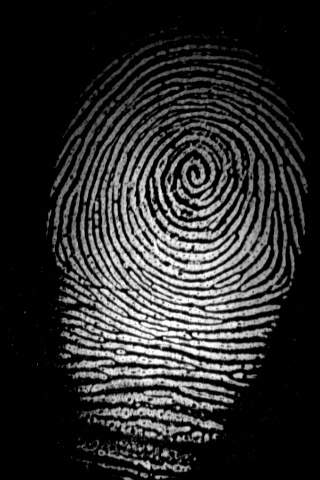
#> input picture backend/data/patients/3fbf52e6-f358-40b8-b9f0-7a81cb91d736/left_index.jpg, 320 x 480 px
$ python -i ridge_counter.py   (imports and definitions only)
#> lines starting #> are read from the running program, lines starting #| are printed output that depends on the picture; after the words box and inside, x2 and y2 are one past the last pixel; in counts of white or black regions, pixels touching at a corner belong together
#> further down, picture is the input picture: shape (480, 320, 3); min 0, max 255, mean 44.9
import os
import sys
import cv2
import numpy as np

# Setup import paths dynamically to prevent hyphen-related import issues
BASE_DIR = os.path.dirname(os.path.dirname(os.path.dirname(os.path.abspath(__file__))))
AIML_DIR = os.path.join(BASE_DIR, "AI-ML")

if AIML_DIR not in sys.path:
    sys.path.append(AIML_DIR)

# AI-ML preprocessing and detection disabled to remove PyTorch model dependencies
HAS_DETECTOR = False

def get_line_pixels(p1: tuple[int, int], p2: tuple[int, int]) -> list[tuple[int, int]]:
    """Generates all pixel coordinates along a line from p1 to p2 using Bresenham's algorithm."""
    x1, y1 = p1
    x2, y2 = p2
    points = []
    dx = abs(x2 - x1)
    dy = abs(y2 - y1)
    x, y = x1, y1
    sx = 1 if x1 < x2 else -1
    sy = 1 if y1 < y2 else -1

    if dx > dy:
        err = dx / 2.0
        while x != x2:
            points.append((x, y))
            err -= dy
            if err < 0:
                y += sy
                err += dx
            x += sx
    else:
        err = dy / 2.0
        while y != y2:
            points.append((x, y))
            err -= dx
            if err < 0:
                x += sx
                err += dy
            y += sy

    points.append((x2, y2))
    return points

def count_ridges(cv_img: np.ndarray, core_pct: tuple[float, float] = None, delta_pct: tuple[float, float] = None) -> int:
    """
    Counts the number of ridges crossed between Core and Delta.
    Supports custom core and delta percentage coordinates, or auto-detection.
    """
    # Ensure grayscale
    if len(cv_img.shape) == 3:
        if cv_img.shape[2] == 4:
            gray = cv2.cvtColor(cv_img, cv2.COLOR_BGRA2GRAY)
        else:
            gray = cv2.cvtColor(cv_img, cv2.COLOR_BGR2GRAY)
    else:
        gray = cv_img.copy()

    h, w = gray.shape
#> h = 480; w = 320

    # Preprocessing & Skeletonization
    if HAS_DETECTOR:
        enhanced, binary = preprocess_fingerprint(gray)
        skeleton = thin_fingerprint(binary)
    else:
        # Fallback using OpenCV if AI models are missing
        filtered = cv2.bilateralFilter(gray, 9, 75, 75)
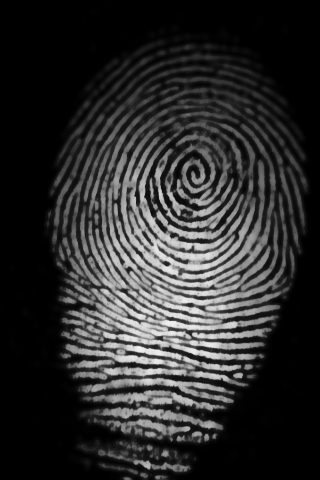
#> filtered: shape (480, 320); min 0, max 241, mean 44.8
        binary = cv2.adaptiveThreshold(filtered, 255, cv2.ADAPTIVE_THRESH_GAUSSIAN_C, cv2.THRESH_BINARY_INV, 11, 2)
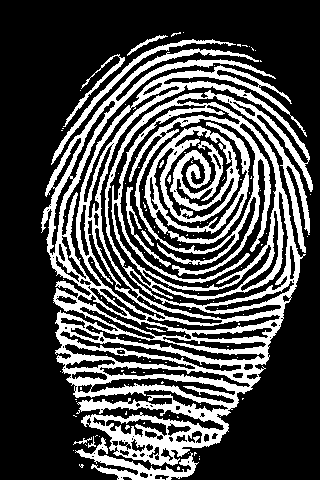
#> binary: shape (480, 320); 29.7% white; 123 white regions (110 under 20 px), largest, box (x1, y1, x2, y2) and area: (41, 48, 313, 466) 36391, (144, 122, 250, 244) 5408, (75, 437, 199, 480) 1367
        skeleton = cv2.ximgproc.thinning(binary)
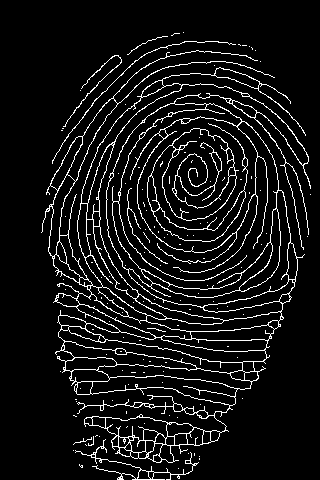
#> skeleton: shape (480, 320); 8% white in thin lines or dots, all inside (x1, y1, x2, y2) = (41, 32, 311, 480)

    # Determine core/delta coordinates in pixels
    p1 = None
    p2 = None

    # Try custom coordinates first
    if core_pct is not None and delta_pct is not None:
        p1 = (int(round(core_pct[0] / 100.0 * w)), int(round(core_pct[1] / 100.0 * h)))
        p2 = (int(round(delta_pct[0] / 100.0 * w)), int(round(delta_pct[1] / 100.0 * h)))
        print(f"[RIDGE COUNT] Using coordinates: Core={p1}, Delta={p2}")
    elif HAS_DETECTOR:
        # Auto-detect if custom points are not provided and detector is available
        mask = build_mask(enhanced)
        quality_mask = build_quality_mask(enhanced)
        orientation = compute_orientation(enhanced)

        core_point, delta_point = detect_singular_points(
            orientation, mask,
            quality_mask=quality_mask,
            debug_img=None
        )
        if core_point is not None and delta_point is not None:
            p1 = (int(core_point[0]), int(core_point[1]))
            p2 = (int(delta_point[0]), int(delta_point[1]))
            print(f"[RIDGE COUNT] Auto-detected: Core={p1}, Delta={p2}")

    # If we don't have both coordinates, raise ValueError
    if p1 is None or p2 is None:
#> (the run stopped early here; a loop or call above may not have finished)

$ run again, on backend/data/patients/3fbf52e6-f358-40b8-b9f0-7a81cb91d736/left_little.jpg
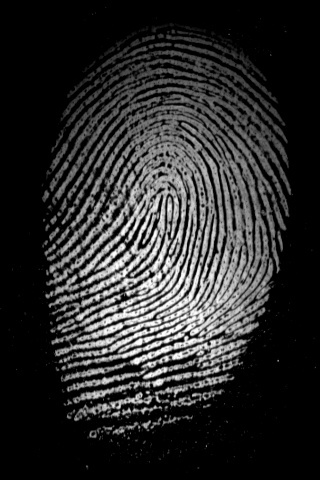
#> input picture backend/data/patients/3fbf52e6-f358-40b8-b9f0-7a81cb91d736/left_little.jpg, 320 x 480 px
#> picture is the input picture: shape (480, 320, 3); min 0, max 255, mean 44.5
#> in count_ridges, `binary = cv2.adaptiveThreshold(filtered, 255, cv2.ADAPTIVE_THRESH_GAUS..`:
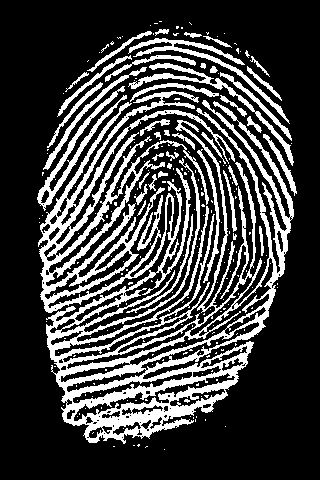
#> binary: shape (480, 320); 25.3% white; 236 white regions (196 under 20 px), largest, box (x1, y1, x2, y2) and area: (38, 91, 294, 444) 28938, (37, 86, 127, 211) 1322, (128, 38, 290, 124) 1227
#> in count_ridges, `skeleton = cv2.ximgproc.thinning(binary)`:
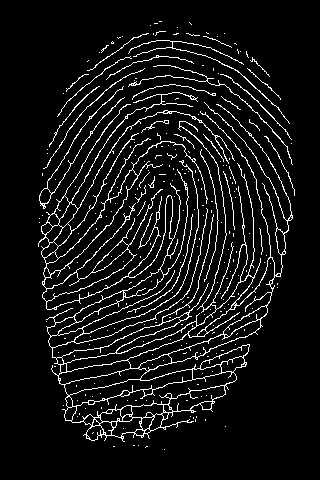
#> skeleton: shape (480, 320); 7.6% white in thin lines or dots, all inside (x1, y1, x2, y2) = (38, 21, 295, 450)

$ run again, on backend/data/patients/3fbf52e6-f358-40b8-b9f0-7a81cb91d736/left_ring.jpg
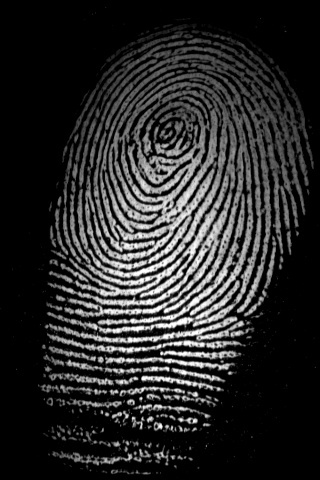
#> input picture backend/data/patients/3fbf52e6-f358-40b8-b9f0-7a81cb91d736/left_ring.jpg, 320 x 480 px
#> picture is the input picture: shape (480, 320, 3); min 0, max 255, mean 42.1
#> in count_ridges, `binary = cv2.adaptiveThreshold(filtered, 255, cv2.ADAPTIVE_THRESH_GAUS..`:
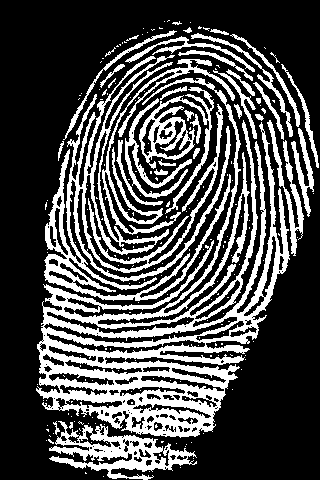
#> binary: shape (480, 320); 29.8% white; 210 white regions (172 under 20 px), largest, box (x1, y1, x2, y2) and area: (36, 78, 290, 438) 20985, (44, 55, 231, 301) 9404, (49, 421, 197, 480) 3162
#> in count_ridges, `skeleton = cv2.ximgproc.thinning(binary)`:
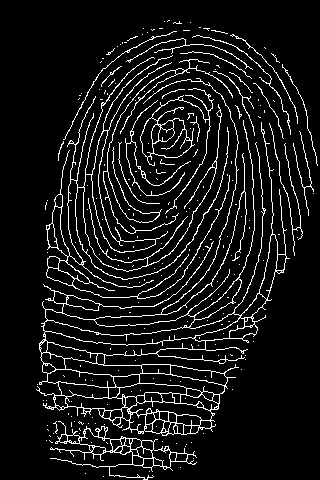
#> skeleton: shape (480, 320); 8.4% white in thin lines or dots, all inside (x1, y1, x2, y2) = (36, 20, 318, 480)
